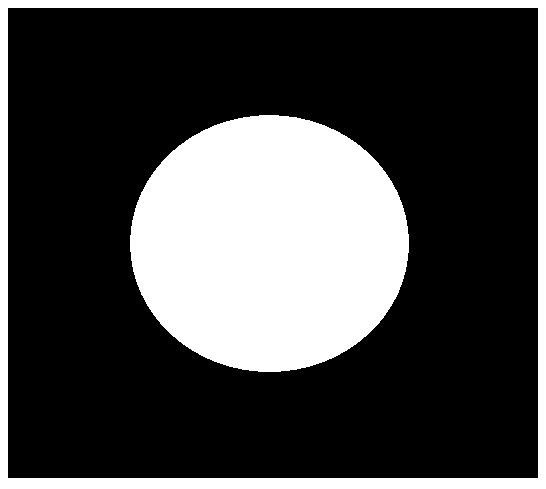
#> input picture 形态学处理/pie.png, 546 x 489 px
$ jupyter execute '梯度_膨胀-腐蚀.ipynb'
#> lines starting #> are read from the running program, lines starting #| are printed output that depends on the picture; after the words box and inside, x2 and y2 are one past the last pixel; in counts of white or black regions, pixels touching at a corner belong together
[cell 1]
import cv2 #opencv读取的格式是BGR
import numpy as np
import matplotlib.pyplot as plt#Matplotlib是RGB

[cell 2]
pie = cv2.imread('pie.png')
#> pie is the input picture: shape (489, 546, 3); 27.8% white; 2 white regions, box (x1, y1, x2, y2) and area: (130, 115, 409, 372) 56244, (0, 0, 546, 489) 17894
kernel = np.ones((7,7),np.uint8)
dilate = cv2.dilate(pie,kernel,iterations = 5)  # 膨胀
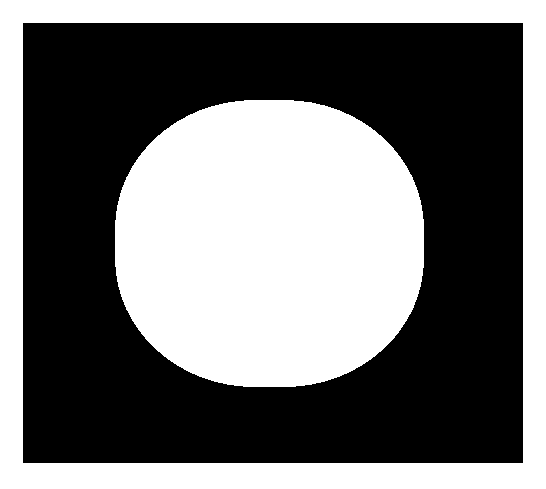
#> dilate: shape (489, 546, 3); 45% white; 2 white regions, box (x1, y1, x2, y2) and area: (115, 100, 424, 387) 73224, (0, 0, 546, 489) 46994
erosion = cv2.erode(pie,kernel,iterations = 5)  # 腐蚀
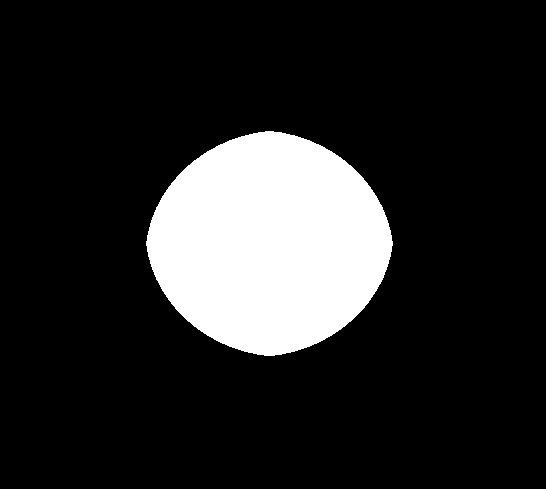
#> erosion: shape (489, 546, 3); 15.4% white; 1 white region, box (x1, y1, x2, y2) and area: (146, 131, 393, 356) 41105

res = np.hstack((dilate,erosion))
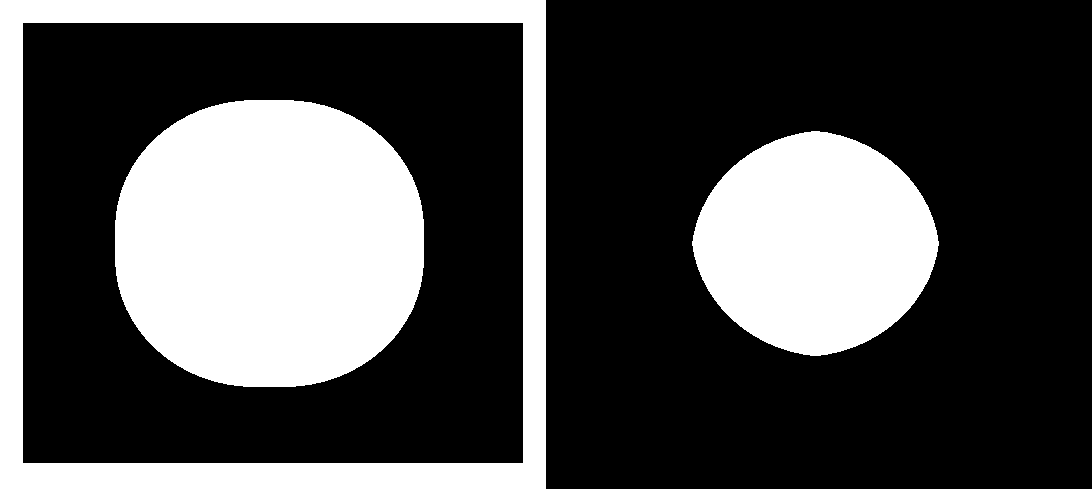
#> res: shape (489, 1092, 3); 30.2% white; 3 white regions, box (x1, y1, x2, y2) and area: (115, 100, 424, 387) 73224, (0, 0, 546, 489) 46994, (692, 131, 939, 356) 41105

cv2.imshow('res', res)
cv2.waitKey(0)
cv2.destroyAllWindows()

[cell 3]
gradient = cv2.morphologyEx(pie, cv2.MORPH_GRADIENT, kernel)
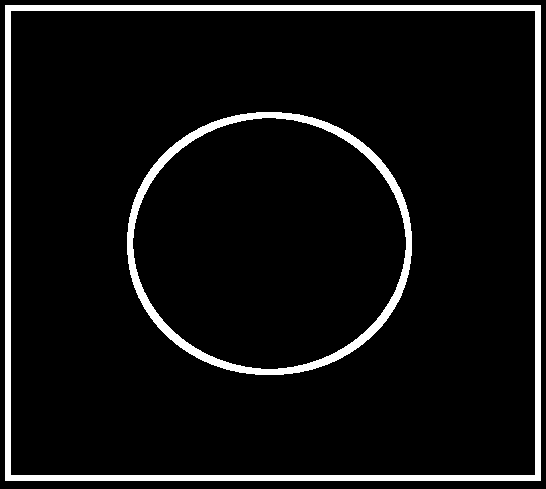
#> gradient: shape (489, 546, 3); 6.9% white; 2 white regions, box (x1, y1, x2, y2) and area: (5, 5, 541, 481) 12000, (127, 112, 412, 375) 6432

cv2.imshow('gradient', gradient)
cv2.waitKey(0)
cv2.destroyAllWindows()
